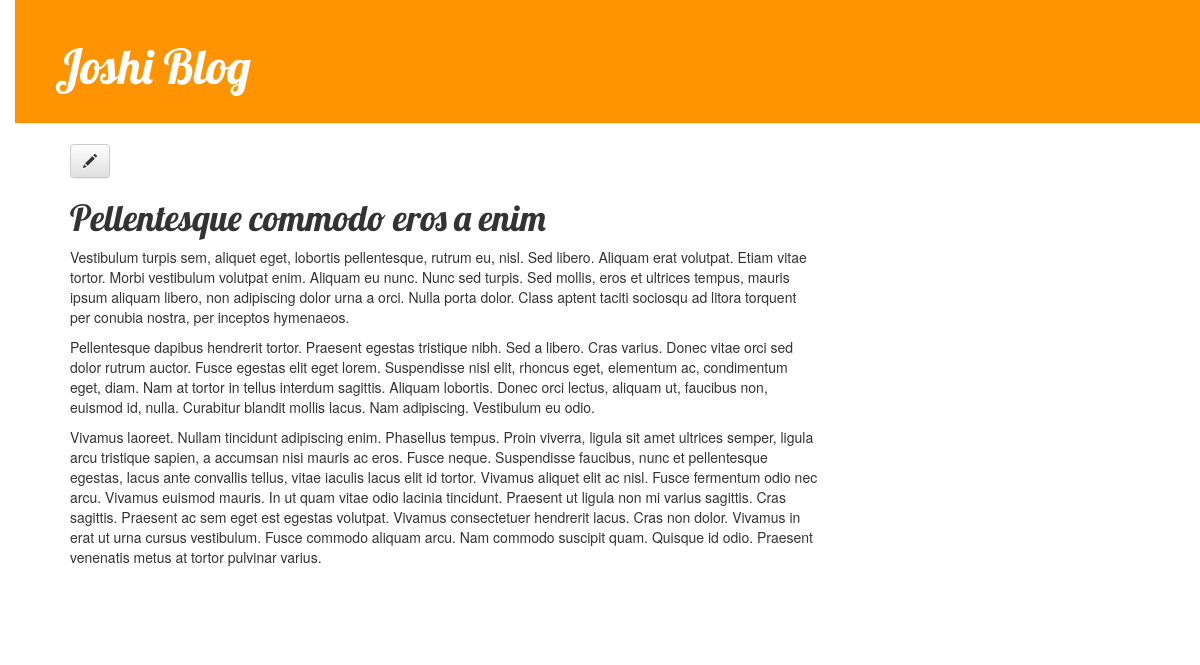
The page /post/6/ on the database as committed earlier.
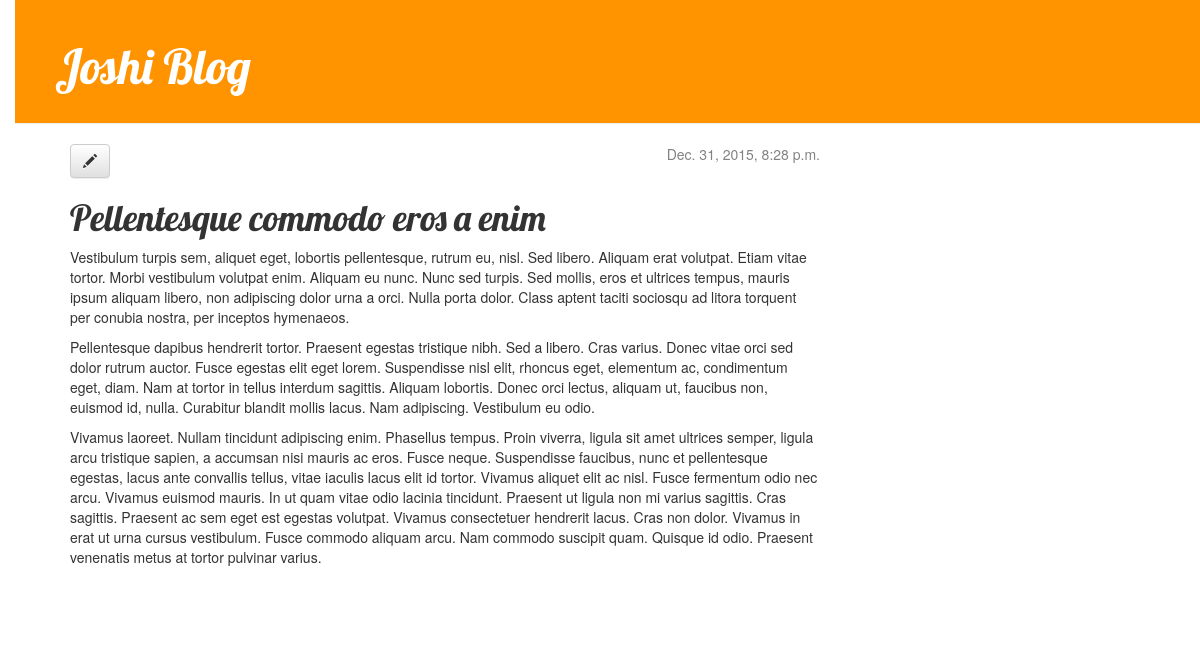
The same page on the database as committed later.
### hacky_blog/apps/blog/models.py (models this page shows, shortened)
class Post(models.Model):
    author = models.ForeignKey('auth.User') # one author, multiple posts
    title = models.CharField(max_length=200)
    text = models.TextField()
    created_date = models.DateTimeField(default=timezone.now)
    published_date = models.DateTimeField(blank=True, null=True)

### hacky_blog/apps/blog/views.py (the view)
# urls.py: url(r'^post/(?P<pk>[0-9]+)/$', views.post_detail, name='post_detail'),
def post_detail(request, pk):
    post = get_object_or_404(Post, pk=pk)
    return render(request, 'blog/post_detail.html', { 'post' : post })

### hacky_blog/templates/blog/post_detail.html
{% extends "blog/base.html" %}
{% block content %}
    <div class="post">
        {% if post.published_date %}
            <div class="date">
                    {{ post.published_date }}
            </div>
        {% endif %}
        <a class="btn btn-default" href="{% url 'post_edit' pk=post.pk %}"><span class="glyphicon glyphicon-pencil"></span></a>
        <h1>{{ post.title }}</h1>
        <p>{{ post.text|linebreaks }}</p>
    </div>
{% endblock content %}

### hacky_blog/templates/blog/base.html (shortened to what this page needs)
{% load staticfiles %}
<!DOCTYPE html>
<html lang="en">
<head>
    <link rel="stylesheet" href="https://maxcdn.bootstrapcdn.com/bootstrap/3.3.6/css/bootstrap.min.css">
    <link rel="stylesheet" href="https://maxcdn.bootstrapcdn.com/bootstrap/3.3.6/css/bootstrap-theme.min.css">
    <link rel="stylesheet" type="text/css" href="{% static 'css/blog.css' %}">
</head>
<body>
    <div class="page-header">
        <h1><a href="/">Joshi Blog</a></h1>
    </div>
        <div class="content container">
            <div class="row">
                <div class="col-md-8">
                    {% block content %}
                    {% endblock content %}
                </div>
            </div>
        </div>
</body>
</html>

### hacky_blog/apps/blog/static/css/blog.css (style rules this page uses)
h1 a { color: #FCA205; font-family: 'Lobster'; }
body { padding-left: 15px; }
.page-header { background-color: #FF9400; margin-top: 0; padding: 20px 20px 20px 40px; }
.page-header h1, .page-header h1 a, .page-header h1 a:visited, .page-header h1 a:active { color: #ffffff; font-size: 36pt; text-decoration: none; }
.content { margin-left: 40px; }
h1, h2, h3, h4 { font-family: 'Lobster', cursive; }
.date { float: right; color: #828282; }
.post { margin-bottom: 70px; }

Rows that differ between the two databases and show on the page:
changed Post "Pellentesque commodo eros a enim": published_date (not shown) → "Dec. 31, 2015, 8:28 p.m."
